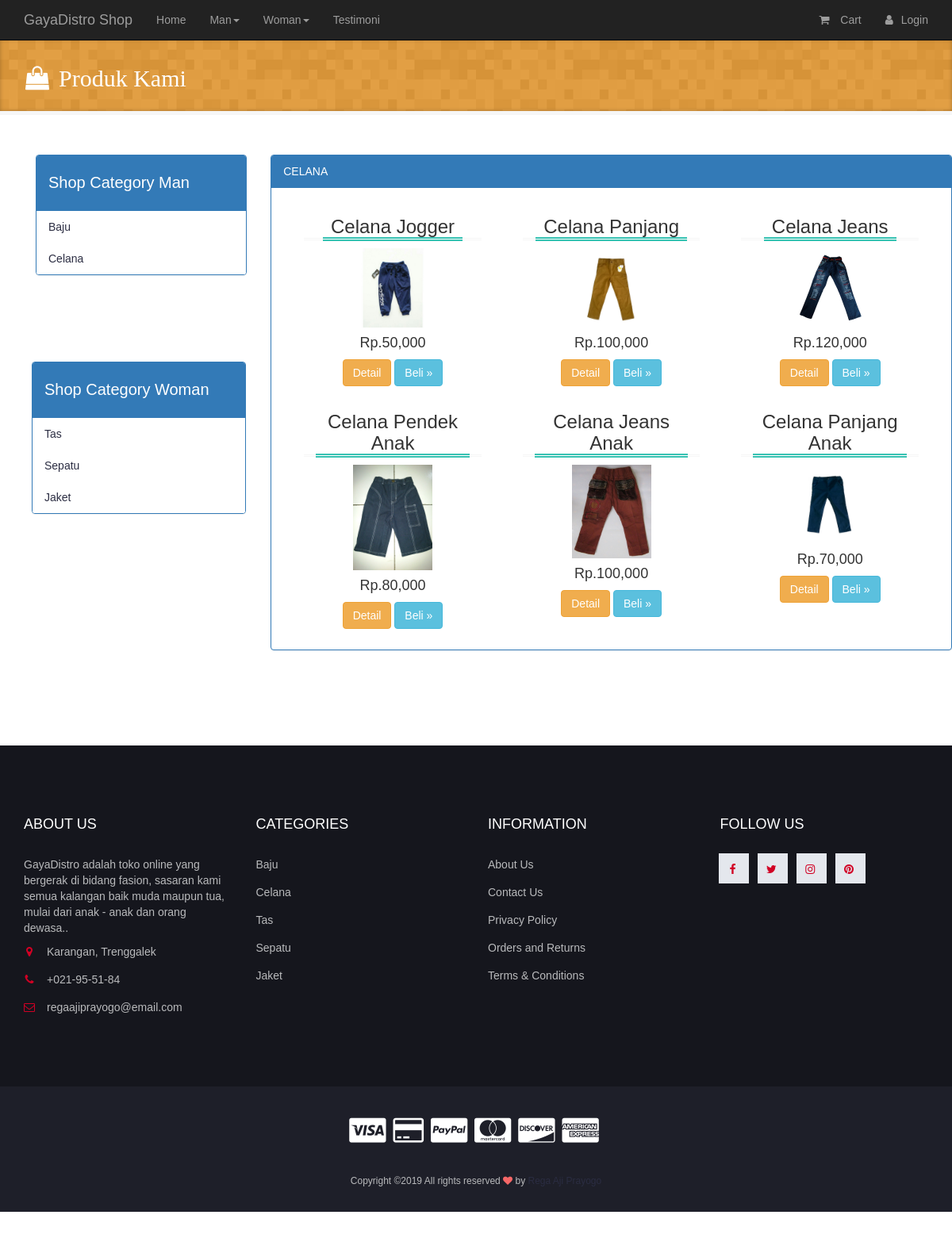
Screenshot of /celana.php with the database file from the repository.
### tables this page shows
CREATE TABLE `tbl_barang` (
  `id` int(11) NOT NULL,
  `nama` varchar(100) NOT NULL,
  `harga` int(100) NOT NULL,
  `stock` varchar(50) NOT NULL,
  `keterangan` varchar(255) NOT NULL,
  `gambar` varchar(100) NOT NULL
);

### config/functions.php (called while the page is built, shortened)
<?php
$conn = mysqli_connect("localhost","root","","gayadistro");
function query($query){
  global $conn;
  $result = mysqli_query($conn,$query);
  $rows   = [];
  while ($row = mysqli_fetch_assoc($result) ) {
    $rows[] = $row;
  }
  return $rows;
}
?>

### celana.php (the view, shortened to what this page needs)
<?php
require  'config/functions.php';
$tbl_barang = query("SELECT * FROM tbl_barang WHERE nama LIKE '%celana%'");
 ?>
<!DOCTYPE html>
<html lang="en">
  <head>
    <link href="css/bootstrap.min.css" rel="stylesheet">
    <link rel="stylesheet" type="text/css" href="admin/font-awesome/css/font-awesome.css">
    <link rel="stylesheet" type="text/css" href="css/style.css">
    <link rel="stylesheet" type="text/css" href="css/style1.css">
  </head>
  <body>
    <nav class="navbar navbar-inverse navbar-fixed-top">
  <div class="container">
    <div class="navbar-header">
      <a class="navbar-brand" href="index.php">GayaDistro Shop</a>
    </div>
    <div class="collapse navbar-collapse" id="bs-example-navbar-collapse-1">
      <ul class="nav navbar-nav">
        <li><a href="index.php">Home</a></li>
        <li class="dropdown">
          <a href="#" class="dropdown-toggle" data-toggle="dropdown" role="button" aria-haspopup="true" aria-expanded="false">Man<span class="caret"></span></a>
        </li>
         <li class="dropdown">
          <a href="#" class="dropdown-toggle" data-toggle="dropdown" role="button" aria-haspopup="true" aria-expanded="false">Woman<span class="caret"></span></a>
        </li>
        <li><a href="article.php">Testimoni</a></li>
      </ul>
      <ul class="nav navbar-nav navbar-right">
         <li>
            <a href="javascript:void(0);" id="jwpopupLink">
                <i class="fa fa-shopping-cart" style="padding-right: 10px"></i>
                Cart
            </a>
          </li>
          <li id="show_login">
          <?php
          if(isset($_SESSION['username'])){
            ?>
            <a href="profil.php" class="element place-right">Selamat datang, <?php echo "$_SESSION[username]"; ?></a>
            <li class="dropdown">
              <a href="#" class="dropdown-toggle" data-toggle="dropdown" role="button" aria-haspopup="true" aria-expanded="false"><i class="fa fa-cog fa-lg" style="margin-right: 10px"></i><span class="caret"></span></a>
              <ul class="dropdown-menu">
                <li><a href="profil.php"><i class="fa fa-user" style="padding-right: 10px"></i>Profil</a></li>
                <li><a href="logout.php"><i class="fa fa-sign-out" style="padding-right: 10px"></i>Logout</a></li>
              </ul>
            </li>
            <?php
          }else{
            ?>
            <a href="login_form.php"><i class="fa fa-user" style="padding-right: 10px"></i>Login</a>
            <?php
          }
          ?>
        </li>
      </ul>
    </div>
  </div>
</nav>
  <div id="page-title">
    <div id="page-title-inner">
      <div class="container ">
        <h2><i class="fa fa-shopping-bag" style="padding-right: 10px"></i>Produk Kami</h2>
      </div>
    </div>
  </div>
        <div class="row" style=" margin-left: 30px; margin-top: 50px;">
          <div class="col-md-3">
            <div class="panel panel-primary">
              <div class="panel-heading"><p style="font-size: 20px; padding-top: 10px;">Shop Category Man</p></div>
                <ul class="list-group">
                  <a href="#"><li class="list-group-item">Baju</li></a>
                  <a href="#"><li class="list-group-item">Celana</li></a>
                </ul>
              </div>
            </div>
          <div class="col-lg-9">
           <div class="panel panel-primary">
              <div class="panel-heading">CELANA</div>
              <div class="panel-body">
               <?php foreach( $tbl_barang as $row ) : ?>
                <div class="col-md-4">
                  <div class="span4">
                    <div class="icons-box">
                      <div class="title"><h3><?php echo $row['nama']; ?></h3></div>
                      <img src="img/<?php echo $row['gambar']; ?>" style="width: 100px;" />
                      <div><h4 class="product-price" style="margin-top: 10px;">Rp.<?php echo number_format($row['harga']);?></h4></div>
          <div class="clear"><a href="detailproduk.php?kd=<?php echo $row['id'];?>" class="btn btn-md btn-warning">Detail</a> <a href="detailproduk.php?kd=<?php echo $row['id'];?>" class="btn btn-md btn-info">Beli &raquo;</a></div>
           </div>
      </div>
    </div>
      <?php endforeach; ?>
              </div>
            </div>
          </div>
        </div>
          <div class="col-md-3" style="margin-left: 25px;  margin-top: -32%;">
           <div class="panel panel-primary">
              <div class="panel-heading"><p style="font-size: 20px; padding-top: 10px;">Shop Category Woman</p></div>
              <ul class="list-group">
                <a href="#"><li class="list-group-item">Tas</li></a>
                <a href="#"><li class="list-group-item">Sepatu</li></a>
                <a href="#"><li class="list-group-item">Jaket</li></a>
              </ul>
            </div>
            </div>
    <footer id="footer">
      <div class="section">
        <div class="container">
          <div class="row">
            <div class="col-md-3 col-xs-6">
              <div class="footer">
                <h3 class="footer-title">About Us</h3>
                <p>GayaDistro adalah toko online yang bergerak di bidang fasion, sasaran kami semua kalangan baik muda maupun tua, mulai dari anak - anak dan orang dewasa..</p>
                <ul class="footer-links">
                  <li><a href="#"><i class="fa fa-map-marker"></i>Karangan, Trenggalek</a></li>
                  <li><a href="#"><i class="fa fa-phone"></i>+021-95-51-84</a></li>
                  <li><a href="#"><i class="fa fa-envelope-o"></i>regaajiprayogo@email.com</a></li>
                </ul>
              </div>
            </div>
            <div class="col-md-3 col-xs-6">
              <div class="footer">
                <h3 class="footer-title">Categories</h3>
                <ul class="footer-links">
                  <li><a href="#">Baju</a></li>
                  <li><a href="#">Celana</a></li>
                  <li><a href="#">Tas</a></li>
                  <li><a href="#">Sepatu</a></li>
                  <li><a href="#">Jaket</a></li>
                </ul>
              </div>
            </div>
            <div class="col-md-3 col-xs-6">
              <div class="footer">
                <h3 class="footer-title">Information</h3>
                <ul class="footer-links">
                  <li><a href="#">About Us</a></li>
                  <li><a href="#">Contact Us</a></li>
                  <li><a href="#">Privacy Policy</a></li>
                  <li><a href="#">Orders and Returns</a></li>
                  <li><a href="#">Terms & Conditions</a></li>
                </ul>
              </div>
            </div>
            <div class="col-md-3 col-xs-6">
              <div class="footer">
                <h3 class="footer-title">Follow Us</h3>
                <ul class="footer-links">
                  <center><ul class="newsletter-follow">
                    <li>
                      <a href="#"><i class="fa fa-facebook" style="margin-left: 10px;"></i></a>
                    </li>
                    <li>
                      <a href="#"><i class="fa fa-twitter" style="margin-left: 10px;"></i></a>
                    </li>
                    <li>
                      <a href="#"><i class="fa fa-instagram" style="margin-left: 10px;"></i></a>
                    </li>
                    <li>
                      <a href="#"><i class="fa fa-pinterest" style="margin-left: 10px;"></i></a>
                    </li>
                  </ul></center>
                </ul>
              </div>
            </div>
          </div>
        </div>
      </div>
      <div id="bottom-footer" class="section">
        <div class="container">
          <div class="row">
            <div class="col-md-12 text-center">
              <ul class="footer-payments">
                <li><a href="#"><i class="fa fa-cc-visa"></i></a></li>
                <li><a href="#"><i class="fa fa-credit-card"></i></a></li>
                <li><a href="#"><i class="fa fa-cc-paypal"></i></a></li>
                <li><a href="#"><i class="fa fa-cc-mastercard"></i></a></li>
                <li><a href="#"><i class="fa fa-cc-discover"></i></a></li>
                <li><a href="#"><i class="fa fa-cc-amex"></i></a></li>
              </ul>
              <span class="copyright">
                Copyright &copy; All rights reserved <i class="fa fa-heart" style="color: #f66767;"></i> by <a href="https://facebook.com/regaajiprayogo" target="_blank"></a>
              </span>
            </div>
          </div>
        </div>
      </div>
    </footer>
  </body>
</html>

### css/style.css (style rules this page uses)
body { height: 200vh; }
.icons-box { text-align: center; border: 1px solid #fff; padding: 20px 10px 10px 10px; }
.icons-box h3 { margin: 0 auto; padding-top: 10px; border-bottom: 3px double #f6f6f6; margin-bottom: 10px; }
.title { border-bottom: 3px double #f6f6f6; margin-bottom: 10px; }
.title h1, .title h2, .title h3, .title h4, .title h5, .title h6 { border-bottom: 5px double #36C2B2 !important; margin-bottom: -4px !important; display: inline-block !important; padding: 0px 10px !important; margin-left:15px !important; margin-right:15px !important; }

### css/style1.css (style rules this page uses)
body { font-family: 'Montserrat', sans-serif; color: #333; }
a { color: #2B2D42; font-weight: 500; -webkit-transition: 0.2s color; transition: 0.2s color; }
ul, ol { margin: 0; padding: 0; list-style: none }
.section { padding-top: 30px; padding-bottom: 30px; }
#footer { background: #15161D; color: #B9BABC; margin-top: 100px; }
#bottom-footer { background: #1E1F29; }
.footer { margin: 60px 0px; }
.footer .footer-title { color: #FFF; text-transform: uppercase; font-size: 18px; margin: 0px 0px 30px; }
.footer-links li+li { margin-top: 15px; }
.footer-links li a { color: #B9BABC; }
.footer-links li i { margin-right: 15px; color: #D10024; width: 14px; text-align: center; }
.copyright { margin-top: 30px; display: block; font-size: 12px; }
.footer-payments li { display: inline-block; margin-right: 5px; }
.footer-payments li a { color: white; font-size: 36px; display: block; }

### celana.php (style rules this page uses)
#page-title { background: url(img/bg-grey2.png); display: block; margin-top: 50px; margin-bottom: 25px; position: relative; z-index: 20; border-bottom: 5px solid #f6f6f6; }
#page-title-inner { background: rgba(226, 151, 50, 0.9); -webkit-box-shadow: inset 0px 0px 5px rgba(0,0,0,.25); -moz-box-shadow: inset 0px 0px 5px rgba(0,0,0,.25); box-shadow: inset 0px 0px 5px rgba(0,0,0,.25); padding: 10px; }
#page-title i { margin: -6px 2px -5px -18px; padding: 0px; }
#page-title h2 { display: inline-block; font-family: "Boogaloo" !important; color: #fff; padding: 2px 20px 5px 20px; font-size: 30px; }
.newsletter-follow { text-align: center; margin-top: -20px; margin-left: -80px; }
.newsletter-follow li { display: inline-block; margin-right: 5px; }
.newsletter-follow li:last-child { margin-right: 0px; }
.newsletter-follow li a { position: relative; display: block; width: 40px; height: 40px; line-height: 40px; border: 1px solid #15161D; background-color: #E4E7ED; -webkit-transition: 0.2s all; transition: 0.2s all; }

### rows the page displays
tbl_barang: nama "Celana Jogger", gambar (picture), harga "50,000"
tbl_barang: nama "Celana Panjang", gambar (picture), harga "100,000"
tbl_barang: nama "Celana Jeans", gambar (picture), harga "120,000"
tbl_barang: nama "Celana Pendek Anak", gambar (picture), harga "80,000"
tbl_barang: nama "Celana Jeans Anak", gambar (picture), harga "100,000"
tbl_barang: nama "Celana Panjang Anak", gambar (picture), harga "70,000"
